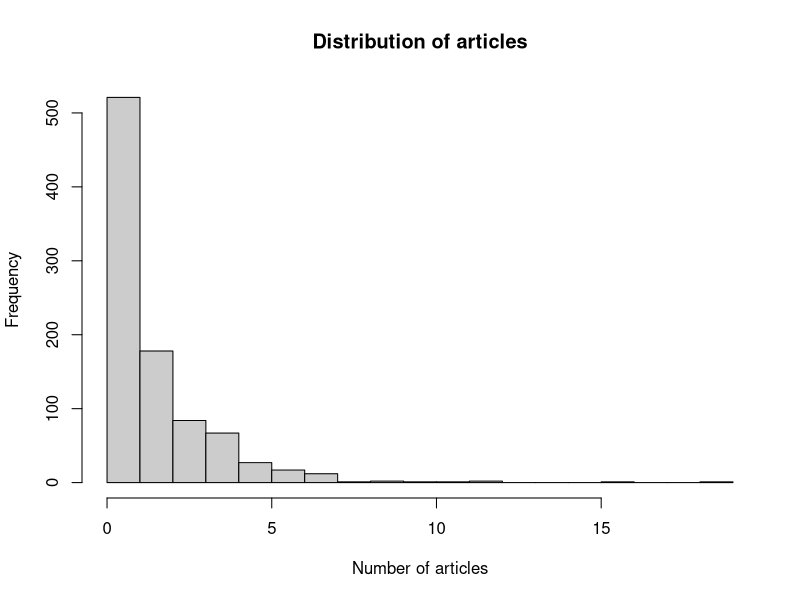

The R script that drew this image:
### Assignment 9.1 - Franziska Rogg 

library(carData)
library(MASS)
library(nnet)
library(pscl)
library(AER)
library(marginaleffects)
library(ggplot2)
library(tidyverse)
data(BEPS)

setwd('/Users/Franzi/Desktop/AQMSS - RSTUDIO/AQMSS2_2026_RSTUDIO/assignment9')


#In this lab we use the British Electoral Panel Study (BEPS), a survey of British voters con- ducted around the 1997 general election. 
#We model two outcomes: (1) voters’ perceptions of national economic conditions (an ordinal 1–5 scale), and (2) their vote choice (a nominal three-category outcome). 
#Both require models that go beyond binary logistic regression. 
#Re- call from class that the key question before choosing a model is: what is the data-generating process for your outcome? 
#Ordinal outcomes have a natural ordering but not equal spacing; nominal outcomes have unordered categories.

#-------------------------------------------------------------------------------
##1. Ordered logit: perceptions of the national economy
#-------------------------------------------------------------------------------

#We first model respondents’ perceptions of national economic conditions as an ordinal out- come. 
#Recall from class: OLS treats categories as equally spaced on the underlying scale, which is almost certainly wrong for survey Likert items. 
#Ordered logit instead estimates both regression coefficients and threshold parameters (τ1, τ2, . . .) that cut the latent continu- ous propensity Y ∗ into the observed ordered categories.

#a) 
table(BEPS$economic.cond.national)
BEPS$econ_ord = factor(BEPS$economic.cond.national, ordered = TRUE)

#Distribution across categories: the most common category is 3, then 4, then 2, then 5, and the least common is 1. 
#The variable is ordinal, that means it has a natural order and the categories are most likely not equally spaced, however the OLS would treat them as such (equally spaced). 
#This is problematic as the OLS would give as resutls that are in no clear category and it also assumes normal distribution, whihc is rarely the case for ordinal outcomes, they are often skewed

#Answer from Solution: 
#The distribution is concentrated in the middle categories (2, 3, and 4), with category 3 (“stayed about the same”) being the modal response. 
#Very few respondents chose the extreme ends (1 = got much worse, 5 = got much better). 
#OLS treats the numeric values 1–5 as equally spaced, implying that the difference between “got much worse” and
#“got a little worse” is identical to the difference between “stayed the same” and “got a little better.” 
#This is almost certainly wrong for Likert-type survey items, where psychological distances between adjacent categories need not be equal. 
#Ordered logit avoids this assumption by estimating threshold parameters that let the data determine the spacing of the latent scale.


#b) Ordered logit
m_ologit = polr(econ_ord ~ age + gender + Europe + political.knowledge, 
                data = BEPS, Hess = TRUE)
summary(m_ologit)

#Note: polr() uses a reversed sign convention — the raw coefficients in the output are negated relative to the standard parameterization. 
#A positive raw coefficient corre- sponds to a negative association with higher categories. 
#Always interpret via marginal effects (see below).

#Raw coefficient on Europe: 0.123

#The raw coefficient on Europe is negative, which — after applying the sign reversal — implies a positive association: respondents with stronger pro-EU attitudes tend to perceive national economic conditions as having improved. 
#This is plausible: Blair’s government was broadly pro-European and pro-single-market, so EU supporters may have held more favorable views of its economic stewardship. 
#For reliable interpretation of magnitudes, we use average marginal effects below.



#c)
avg_slopes(m_ologit) #This reports one AME per predictor per response category

#A one-unit increase in pro-Europe attitude increased the probability of perceiving the economy as improved, category 4-5 (because of the sign reversal!!!)
#The AMEs show the average change in the probability of each response category associated with a one-unit increase in each predictor. 
#For Europe, the AMEs on the lower categories (1 and 2) are negative, while the AMEs on the higher categories (4 and 5) are positive, consistent with a positive association between pro-EU sentiment and more optimistic economic assessments. 
#As a sanity check, the AMEs for any given predictor must sum to zero across the five categories because probabilities are constrained to sum to one.

#Sanity Check: 
2.90e-03 + 1.58e-02  + 9.75e-03 + -2.22e-02 + -6.20e-03 #this is almost 0

#d) Predicted Probabilities: for the five response categories at the mean of all covariates, separately for women and males 
predictions(m_ologit, newdata = datagrid(gender = c("female", "male")))

#Women are more likely to think the economy is worse (category 1), than man, and less likely to think the economy is good (category 5), than men.

#Who is more likely to think the economy is worse off, men or women (compare the probs for category 1 & 2 by gender)? 
preds_m_ologit = tidy(marginaleffects::predictions(m_ologit, by = "gender"))
women1 = preds_m_ologit %>%  
  filter(group ==1 & gender == "female") %>%
  pull(estimate)
women2 = preds_m_ologit %>% filter(group ==2 & gender == "female") %>%
  pull(estimate)
women12 = women1 + women2
male1 = preds_m_ologit %>% filter(group ==1 & gender == "male") %>%
  pull(estimate)
male2 = preds_m_ologit %>% filter(group ==2 & gender == "male") %>%
  pull(estimate)
male12 = male1 + male2
women12 - male12

#women are 3.15% more likely to think the economy is worse than men!

#-------------------------------------------------------------------------------
##2. Multinomial logit: vote choice
#-------------------------------------------------------------------------------

#We now turn to vote choice (Conservative, Labour, Liberal Democrat) — a nominal three- category outcome with no natural ordering. 
#Recall from class that the multinomial logit estimates J − 1 sets of coefficients, each comparing one category to a reference category. 
#All predicted probabilities sum to 1, and the model does not impose any ordering on the alternatives.


#a)

BEPS$vote = relevel(BEPS$vote, ref = "Conservative")
m_mlogit = multinom(vote ~ economic.cond.national + Blair + Hague + Kennedy + Europe, data  = BEPS, trace = FALSE)
summary(m_mlogit) #The model produces two sets of coefficients: Labour vs. Conservative and Liberal Democrat vs. Conservative. 


#The model produces two sets of log-odds coefficients: Labour vs. Conservative and Liberal Democrat vs. Con- servative. 
#The coefficient on Blair in the Labour vs. Conservative equation is strongly positive: higher approval of Tony Blair is associated with substantially greater log-odds of voting Labour rather than Conservative. 
#This makes intuitive sense — Blair was the Labour leader, so voters who rated him favorably were much more likely to have voted for his party. 
#By contrast, the Blair coefficient in the Liberal Democrat vs. Conservative equation is expected to be smaller or near zero, since Blair approval does not strongly differentiate Liberal Democrat voters from Conservatives.

#b) AMEs
avg_slopes(m_mlogit)

#AME of Blair on the probability of voting Labour: 0.1156
#This means the probability of voting for the Labour party when the blair approval increases by one unit, increases by 11.6%!
#The AME of Blair on the probability of voting Labour is positive and substantial. 
#A one-unit increase in Blair approval (on the 1–5 scale) is associated with a meaningful increase in the average probability of voting Labour, holding all other variables constant. This reflects the strong personalization of vote choice in 1997: feelings toward the party leader were a major driver of vote intention, and Blair in particular was unusually popular relative to his Conservative counterpart.

#c) 
#The multinomial logit assumes Independence of Irrelevant Alternatives (IIA): the odds ratio between any two alternatives is unaffected by the presence or absence of other alternatives. 

#What IIA means in this context, does it hold here? 
#IAA: odds ratio btw any two alternatives unaffected by presence of other alternatives
#The multinomial logit assumes Independence of Irrelevant Alternatives (IIA): the odds ratio between any two alternatives (e.g., Labour vs. Conservative) is unaffected by the presence or characteristics of the third alternative (Liberal Democrats). 
#In the red bus / blue bus analogy, IIA fails because two alternatives are near-perfect substitutes and removing one simply shifts its probability to the other rather than distributing it proportionally. 
#For British party choice, IIA is a moderate concern: Labour and the Liberal Democrats are both centre-left parties, sharing some ideological space, so some voters may treat them as partial substitutes in a way IIA cannot accommodate. 
#The Conservatives, however, occupy a clearly distinct ideological position (right-wing), so the three-party menu is not as degenerate as two buses of different colours. 
#Overall, IIA is plausible for Conservative vs. the others but is a more legitimate worry for the Labour/Liberal Democrat distinction.



#-------------------------------------------------------------------------------
##3. Poisson regression: publication counts
#-------------------------------------------------------------------------------

#We now analyze the number of articles published by biochemistry PhD students in the last three years of their doctorate, using the bioChemists dataset from the pscl package. 
#The outcome (art) is a non-negative integer count. Recall from class that count outcomes have a natural lower bound of zero and cannot take negative values, which makes OLS inap- propriate. 
#The natural starting model is Poisson regression; we then diagnose and address overdispersion using the negative binomial.

data(bioChemists)

#a) Exploration of outcome variable art
summary(bioChemists$art)
var(bioChemists$art)

pdf("art_histogramm.pdf", width = 6, height = 4)
hist(bioChemists$art, breaks = 20, main  = "Distribution of articles", xlab = "Number of articles", col = "gray80")
dev.off()

#The distribution of art is right-skewed, with a mode at zero and a long upper tail. 
#The mean is around 1.69 while the variance is approximately 3.71 — roughly twice the mean. 
#Under the Poisson assumption, the variance should equal the mean; a ratio substantially above 1 indicates overdispersion. 
#This pattern is a first signal that a standard Poisson model may underestimate uncertainty and produce anti-conservative standard errors.

#b) Fit the Poisson regression of art on all predictors
m_pois = glm(art ~ fem + mar + kid5 + phd + ment, 
             data = bioChemists, family = poisson)

summary(m_pois)

#Coefficient of ment: 0.0255
##IRR
exp(0.025543) #1.025872
#The incidence rate ratio (IRR) for ment is 1.026: each additional article published by the mentor is associated with a multiplicative increase in expected student articles by that factor, holding all else constant. 
#The effect is modest but positive, suggesting that more productive mentors slightly boost student output. 
#The residual deviance is substantially larger than the residual degrees of freedom (their ratio is well above 2), which is another clear diagnostic signal of overdispersion — the Poisson model does not adequately capture the variation in publication counts.


#c) Formal test for overdispersion
dispersiontest(m_pois)

#dispersion parameter: 1.82454
#p-value =  3.681e-09
#This makes the alternative hypothesis of overdispersion statistically significant

#The dispersion test strongly rejects the null hypothesis of equidispersion (p < 0.001). 
#The estimated dispersion parameter is well above 1, confirming that the variance in art substantially exceeds its mean. 
#This means the Poisson standard errors are too small: the model underestimates uncertainty, inflates test statistics, and produces p-values that are misleadingly small. 
#A model that explicitly accounts for overdispersion — such as the negative binomial — is needed.


#-------------------------------------------------------------------------------
##4. Negative binomial regression 
#-------------------------------------------------------------------------------

#The negative binomial (NB) model generalizes Poisson by adding a dispersion parameter θ that allows the variance to exceed the mean: Var(Yi) = μi + μ2i /θ. When θ → ∞, the NB reduces to Poisson. 
#A small estimated θ indicates severe overdispersion; a large θ indicates the extra dispersion is modest.

#a) Negative binomial model 

m_nb = glm.nb(art ~ fem + mar + kid5 + phd + ment, 
              data = bioChemists)
summary(m_nb)

#ment coeff in negative binomial model: 0.0291
#ment coeff in poisson model: 0.025543 
#theta (estimated overdispersion parameter): 2.264

#The coefficient on ment is similar to the Poisson estimate, indicating that the point estimate is reasonably stable. 
#The key difference is in the standard errors: the negative binomial model produces larger, more honest uncertainty estimates. 
#The estimated overdispersion parameter theta (shown in the summary) quantifies how much the variance exceeds the Poisson prediction; a smaller theta means more severe overdispersion. 
#Here theta is moderate, indicating meaningful but not extreme extra-Poisson variation.

#b) Comparing model fit using AIC: 

AIC(m_pois, m_nb)
#m_pois  3314.113
#m_nb    3135.917

#AIC for NB model is slightly lower, which means the improvement in fit outweighs complexity 
#The negative binomial AIC is substantially lower than the Poisson AIC, despite the NB model having one additional parameter (theta). Under AIC, the improvement in fit more than compensates for the added complexity. 
#This confirms that overdispersion is a genuine feature of the data, not noise, and that the negative binomial is the more appropriate model for these publication counts.


#c) Predicted article counts for male vs. women researchers, holding all other variables at their sample means
predictions(m_nb, newdata = datagrid(fem = c("Men", "Women")))

#The predicted number of articles for men exceeds that for women, holding marital status, number of young children, PhD prestige, and mentor productivity constant at their sample means. 
#The confidence intervals provide information on whether this gender gap is statistically distinguishable: if the intervals do not overlap, the difference is significant at conventional levels. 
#The gap reflects a persistent within-group gender difference in publication productivity that is not simply an artefact of other observable characteristics.


#d) 
#From Solution: Summary of findings:
#The Poisson model is not adequate for this dataset. 
#The variance-to-mean ratio of art is roughly double, the residual deviance far exceeds the degrees of freedom, and the formal dispersiontest() rejects equidispersion with a p-value well below 0.001. 
#The negative binomial model, which adds a dispersion parameter to accommodate this extra variation, achieves a substantially lower AIC and produces more reliable (wider) standard errors. On substantive findings: the mentor’s productivity (ment) has a positive and statistically significant effect, with an IRR slightly above 1 — each additional mentor article is associated with a modest multiplicative increase in expected student articles, suggesting that working with a productive mentor confers a real, if small, boost. 
#Gender (fem) and number of young children (kid5) are both negative and statistically significant: women publish fewer articles on average, and each additional child under age 5 is associated with reduced output. 
#PhD program prestige (phd) and marital status (mar) are not statistically significant in the negative binomial model. 
#Together, the results point to early-career productivity being shaped by mentor environment, gender, and family demands — patterns consistent with broader literature on PhD student outcomes in STEM fields.
